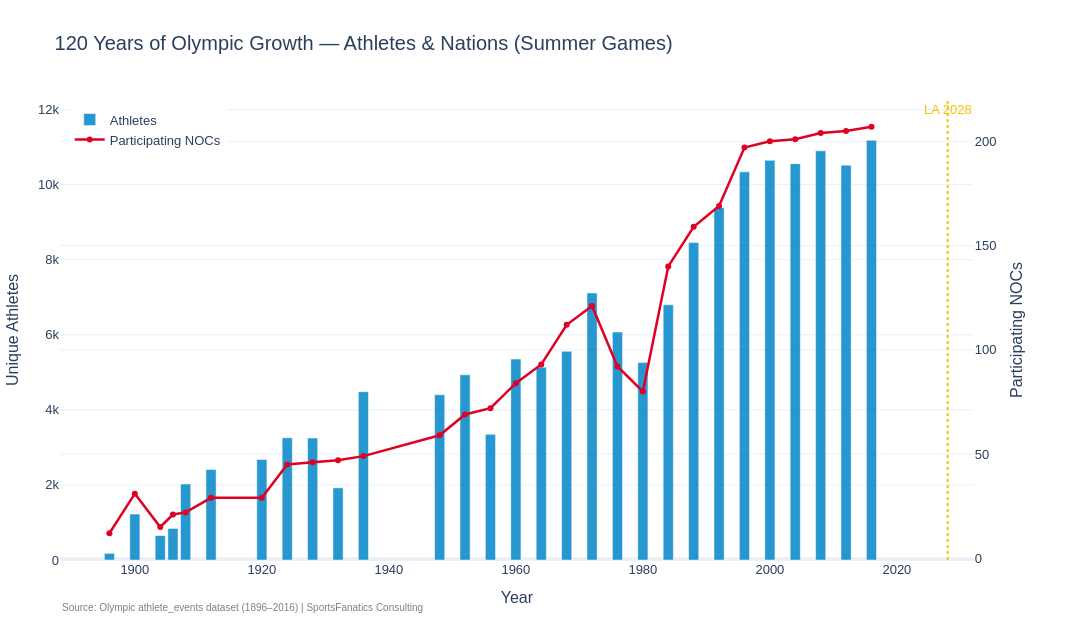

Notebook code cell kept with this figure:
### Markdown cell above
## HERO CHART 1 — Olympic Games Scale: 120 Years of Growth

### Code cell
games_scale = (
    summer.groupby('Year')
    .agg(Athletes=('ID','nunique'), NOCs=('NOC','nunique'),
         Events=('Event','nunique'))
    .reset_index()
)

fig = make_subplots(specs=[[{'secondary_y': True}]])

fig.add_trace(go.Bar(
    x=games_scale['Year'], y=games_scale['Athletes'],
    name='Athletes', marker_color=OLY['blue'], opacity=0.85
), secondary_y=False)

fig.add_trace(go.Scatter(
    x=games_scale['Year'], y=games_scale['NOCs'],
    name='Participating NOCs', mode='lines+markers',
    line=dict(color=OLY['red'], width=2.5),
    marker=dict(size=6)
), secondary_y=True)

# LA 2028 annotation
fig.add_vline(x=2028, line_dash='dot', line_color=OLY['yellow'], line_width=2)
fig.add_annotation(
    x=2028, y=12000, text='LA 2028', showarrow=False,
    font=dict(color=OLY['yellow'], size=13, family='Arial'),
    yref='y'
)

fig.update_layout(
    title='120 Years of Olympic Growth — Athletes & Nations (Summer Games)',
    xaxis_title='Year',
    legend=dict(x=0.01, y=0.99),
    width=1200, height=620, template='plotly_white'
)
fig.update_yaxes(title_text='Unique Athletes', secondary_y=False)
fig.update_yaxes(title_text='Participating NOCs', secondary_y=True)
fig.add_annotation(
    text=SOURCE_NOTE, xref='paper', yref='paper',
    x=0, y=-0.12, showarrow=False,
    font=dict(size=10, color='gray')
)

fig.update_layout(**PLOTLY_LAYOUT)
fig.write_html(OUT_FIGS / 'HERO_01_gamesScale.html')
fig.show()
logger.info('HERO 1 saved.')

### Figure 1 — Plotly figure (JSON) as saved in the notebook; plotly's stock layout.template omitted (floating-point values rounded to 4 significant figures)
{"data": [{"marker": {"color": "#0085C7"}, "name": "Athletes", "opacity": 0.85, "type": "bar", "x": [1896, 1900, 1904, 1906, 1908, 1912, 1920, 1924, 1928, 1932, 1936, 1948, 1952, 1956, 1960, 1964, 1968, 1972, 1976, 1980, 1984, 1988, 1992, 1996, 2000, 2004, 2008, 2012, 2016], "xaxis": "x", "y": [176, 1224, 650, 841, 2024, 2409, 2676, 3256, 3247, 1922, 4484, 4402, 4932, 3347, 5352, 5137, 5558, 7114, 6073, 5259, 6798, 8454, 9386, 10339, 10647, 10557, 10899, 10517, 11179], "yaxis": "y"}, {"line": {"color": "#DF0024", "width": 2.5}, "marker": {"size": 6}, "mode": "lines+markers", "name": "Participating NOCs", "type": "scatter", "x": [1896, 1900, 1904, 1906, 1908, 1912, 1920, 1924, 1928, 1932, 1936, 1948, 1952, 1956, 1960, 1964, 1968, 1972, 1976, 1980, 1984, 1988, 1992, 1996, 2000, 2004, 2008, 2012, 2016], "xaxis": "x", "y": [12, 31, 15, 21, 22, 29, 29, 45, 46, 47, 49, 59, 69, 72, 84, 93, 112, 121, 92, 80, 140, 159, 169, 197, 200, 201, 204, 205, 207], "yaxis": "y2"}], "layout": {"annotations": [{"font": {"color": "#F4C300", "family": "Arial", "size": 13}, "showarrow": false, "text": "LA 2028", "x": 2028, "y": 12000, "yref": "y"}, {"font": {"color": "gray", "size": 10}, "showarrow": false, "text": "Source: Olympic athlete_events dataset (1896–2016) | SportsFanatics Consulting", "x": 0, "xref": "paper", "y": -0.12, "yref": "paper"}], "font": {"family": "Arial", "size": 13}, "height": 620, "legend": {"x": 0.01, "y": 0.99}, "margin": {"b": 60, "l": 60, "r": 60, "t": 100}, "shapes": [{"line": {"color": "#F4C300", "dash": "dot", "width": 2}, "type": "line", "x0": 2028, "x1": 2028, "xref": "x", "y0": 0, "y1": 1, "yref": "y domain"}], "title": {"font": {"size": 20}, "text": "120 Years of Olympic Growth — Athletes & Nations (Summer Games)"}, "width": 1200, "xaxis": {"anchor": "y", "domain": [0.0, 0.94], "title": {"text": "Year"}}, "yaxis": {"anchor": "x", "domain": [0.0, 1.0], "title": {"text": "Unique Athletes"}}, "yaxis2": {"anchor": "x", "overlaying": "y", "side": "right", "title": {"text": "Participating NOCs"}}}}
